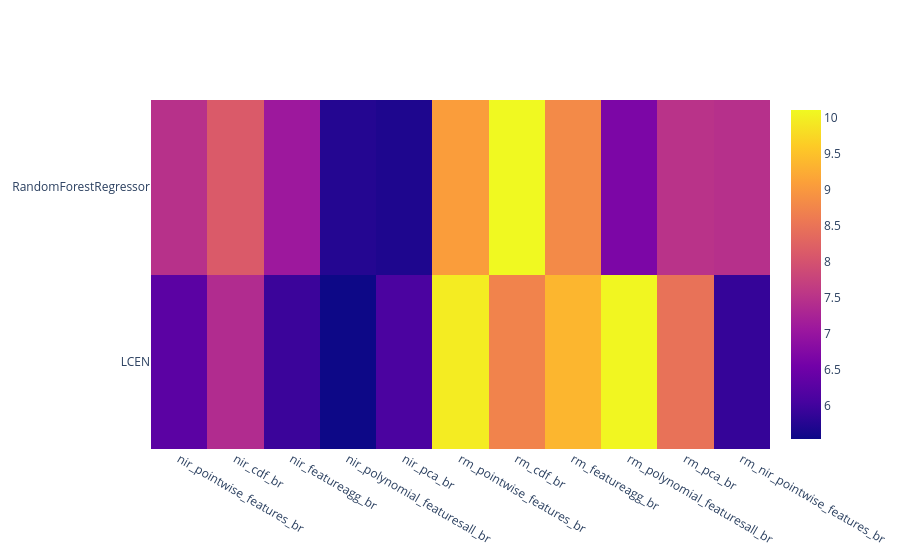

The notebook cell this image was saved under:
### Code cell
ss_f.plot_df_heatmap(100 * temp/np.max(br))

### Figure 1 — Plotly figure (JSON) as saved in the notebook; plotly's stock layout.template omitted (floating-point values rounded to 4 significant figures)
{"data": [{"type": "heatmap", "x": ["nir_pointwise_features_br", "nir_cdf_br", "nir_featureagg_br", "nir_polynomial_featuresall_br", "nir_pca_br", "rm_pointwise_features_br", "rm_cdf_br", "rm_featureagg_br", "rm_polynomial_featuresall_br", "rm_pca_br", "rm_nir_pointwise_features_br"], "y": ["LCEN", "RandomForestRegressor"], "z": [[6.295, 7.389, 5.946, 5.541, 6.11, 9.963, 8.718, 9.364, 10.08, 8.475, 5.9], [7.482, 8.117, 7.086, 5.747, 5.695, 9.067, 10.11, 8.813, 6.674, 7.515, 7.464]]}], "layout": {}}
